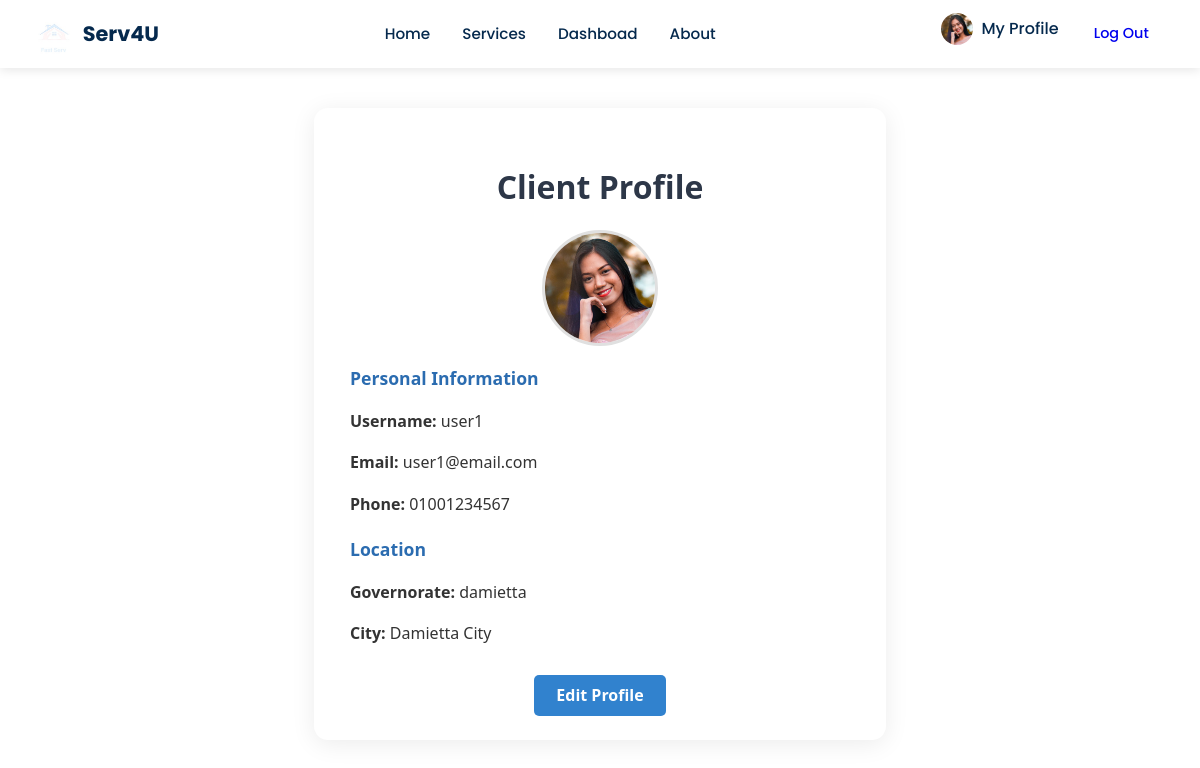
/user_profile/ (signed in), run on the app's committed database.
### accounts/models.py (models this page shows, shortened)
class CustomUser(AbstractUser): # table for users
    is_craftsman = models.BooleanField(default=False)
    phone = models.CharField(
        max_length=15,
        unique=True,
        blank=True,
        null=True,
        validators=[
            RegexValidator(
                regex=EGYPT_PHONE_REGEX,
                message="Phone number must be Egyptian (e.g.: +201234567890, 01234567890, or 1234567890)"
            )
        ],
        help_text="Enter Egyptian number (e.g.: +201234567890 or 01234567890)"
    )
    photo = models.ImageField(upload_to="users", blank=True, null=True)
    governorate = models.CharField(max_length=50,choices=GOVERNORATE_CHOICES, blank=True, null=True)
    city = models.CharField(max_length=50, blank=True, null=True)
    class Meta:
        db_table = "Users"

### pages/views.py (the view)
# urls.py: path("user_profile/", views.UserProfileView.as_view(), name="user_profile"),
class UserProfileView(LoginRequiredMixin, TemplateView):
    template_name = "pages/profiles/user_profile_detail.html"
    def get_context_data(self, **kwargs):
        context = super().get_context_data(**kwargs)
        context['user'] = self.request.user  # Pass the logged-in user to the template
        return context

### pages/context_processors.py (called while the page is built)
def craftsman_context(request):
    craftsman = None
    if request.user.is_authenticated:
        try:
            craftsman = request.user.craftsman
        except (AttributeError, Craftsman.DoesNotExist):
            craftsman = None
    return {'craftsman': craftsman}

### pages/templates/pages/profiles/user_profile_detail.html (shortened to what this page needs)
{% extends "pages/_base.html" %}
{% load static %}
{% block style %}
<link rel="stylesheet" href="{% static 'pages/user_profile_detail.css' %}">
{% endblock style %}
{% block content %}
<div class="profile-container">
    <h1 class="profile-title">Client Profile</h1>
    <div class="profile-picture-wrapper">
        {% if user.photo %}
            <img src="{{ user.photo.url }}" alt="Profile Picture" class="profile-picture">
        {% else %}
            <div class="profile-avatar placeholder">{{ user.username|slice:":1"|upper }}</div>
        {% endif %}
    </div>
    <div class="profile-section">
        <h2>Personal Information</h2>
        <p><strong>Username:</strong> {{ user.username }}</p>
        <p><strong>Email:</strong> {{ user.email }}</p>
        <p><strong>Phone:</strong> {{ user.phone|default:"—" }}</p>
    </div>
    <div class="profile-section">
        <h2>Location</h2>
        <p><strong>Governorate:</strong> {{ user.governorate|default:"—" }}</p>
        <p><strong>City:</strong> {{ user.city|default:"—" }}</p>
    </div>
    <a href="{% url 'user_profile_update' %}" class="edit-button">Edit Profile</a>
</div>
{% endblock content %}

### pages/templates/pages/_base.html (shortened to what this page needs)
<!DOCTYPE html>
{% load static %}
<html lang="en">
    <head>
        <link rel="stylesheet" href="{% static 'pages/_base.css' %}">
        <link rel="stylesheet" href="https://cdnjs.cloudflare.com/ajax/libs/font-awesome/6.4.0/css/all.min.css">
        {% block style %}
        {% endblock style %}
    </head>
    <body>
        <header>
            <nav>
                <a href="{% url 'home' %}" class="logo-link">
                <img src="{% static 'pages/images/logo1.jpg' %}" alt="Serv4U Logo" class="logo-img">
                <span class="logo-text">Serv4U</span>
                </a>
                <div class="nav-links">
                <ul>
                    <li><a href="{% url 'home' %}">Home</a></li>
                    <li><a href="{% url 'service_list' %}">Services</a></li>
                    <li><a href="{% url 'dashboard' %}">Dashboad</a></li>
                    <li><a href="{% url 'about' %}">About</a></li>
                </ul>
                </div>
                <div class="auth-links">
                <ul>
                    {% if user.is_authenticated %}
                    <li class="profile-dropdown">
                        <a href="{% url 'profile' %}" class="profile-link">
                        {% if user.photo %}
                            <img src="{{ user.photo.url }}" class="profile-img">
                        {% elif craftsman.photo %}
                            <img src="{{ craftsman.photo.url }}" class="profile-img">
                        {% endif %}
                        <span>My Profile</span>
                        </a>
                    </li>
                    <li>
                        <a href="{% url 'account_logout' %}" class="auth-btn logout-btn">Log Out</a>
                    </li>
                    {% endif %}
                </ul>
                </div>
            </nav>
        </header>
        <main>
            {% block content %}{% endblock content %}
        </main>
    </body>
</html>

### pages/static/pages/_base.css (style rules this page uses)
body { font-family: 'Poppins', sans-serif; margin: 0; color: #333; line-height: 1.6; }
header { background-color: #ffffff; box-shadow: 0 2px 10px rgba(0, 0, 0, 0.1); position: sticky; top: 0; z-index: 1000; padding: 0.8rem 0; }
nav { display: flex; align-items: center; justify-content: space-between; max-width: 1200px; margin: 0 auto; padding: 0 2rem; }
.logo-link { display: flex; align-items: center; gap: 0.5rem; text-decoration: none; }
.logo-img { height: 40px; transition: transform 0.3s ease; }
.logo-text { font-size: 1.3rem; font-weight: 700; color: #05294d; margin: 0; }
.nav-links { display: flex; gap: 1.5rem; }
.nav-links ul { display: flex; gap: 2rem; list-style: none; margin: 0; padding: 0; }
.nav-links a { color: #05294d; text-decoration: none; font-weight: 500; font-size: 0.95rem; position: relative; padding: 0.5rem 0; transition: color 0.3s ease; }
.nav-links a::after { content: ''; position: absolute; bottom: 0; left: 0; width: 0; height: 2px; background-color: #dc3545; transition: width 0.3s ease; }
.auth-links ul { display: flex; gap: 1rem; list-style: none; margin: 0; padding: 0; }
.auth-btn { display: inline-block; padding: 0.6rem 1.2rem; border-radius: 6px; font-weight: 500; text-decoration: none; transition: all 0.3s ease; font-size: 0.9rem; }
.profile-dropdown { position: relative; }
.profile-link { display: flex; align-items: center; gap: 0.5rem; color: #05294d; text-decoration: none; font-weight: 500; }
.profile-img { width: 32px; height: 32px; border-radius: 50%; object-fit: cover; }

### pages/static/pages/user_profile_detail.css (style rules this page uses)
.profile-container { max-width: 500px; margin: 40px auto; background: #fff; border-radius: 14px; box-shadow: 0 4px 24px rgba(0,0,0,0.08); padding: 32px 36px 24px 36px; font-family: 'Segoe UI', Arial, sans-serif; text-align: center; }
.profile-title { margin-bottom: 18px; color: #2d3748; font-weight: 700; }
.profile-picture-wrapper { display: flex; justify-content: center; margin-bottom: 18px; }
.profile-picture, .profile-avatar { width: 110px; height: 110px; border-radius: 50%; object-fit: cover; border: 3px solid #e0e0e0; background: #f3f3f3; display: flex; align-items: center; justify-content: center; font-size: 2.5em; color: #888; font-weight: bold; }
.profile-section { margin-bottom: 18px; text-align: left; }
.profile-section h2 { font-size: 1.1em; color: #2b6cb0; margin-bottom: 8px; font-weight: 600; }
.edit-button { display: inline-block; background: #3182ce; color: #fff; border: none; padding: 8px 22px; border-radius: 5px; font-size: 1em; font-weight: 600; cursor: pointer; text-decoration: none; transition: background 0.2s; margin-top: 10px; }

### data on the page
CustomUser: photo (picture), username "user1", email "user1@email.com", phone "01001234567", governorate "damietta", city "Damietta City"
